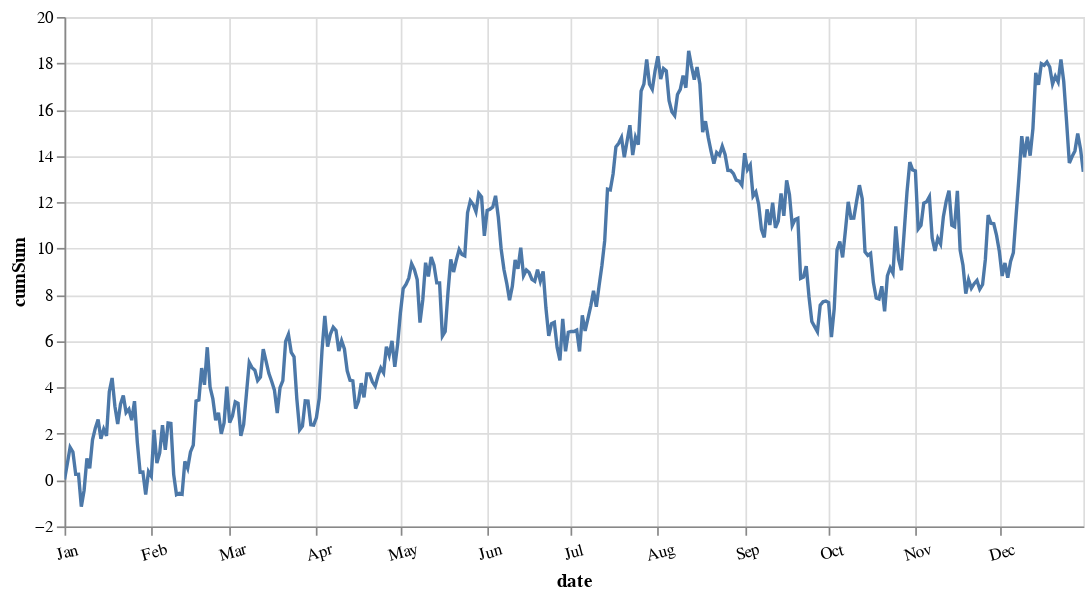

This figure's notebook cell:
### Code cell
chart = alt.Chart(df.reset_index(), width=600).mark_line().encode(
    x=alt.X("index:T", axis=alt.Axis(format="%b", formatType="time",
                                     labelAlign="center", labelAngle=-15,
                                     labelFontSize=10, labelPadding=5,
                                     title="date")),
    y=alt.Y("cumSum"),
    tooltip=[alt.Tooltip("index", title="date"), alt.Tooltip("cumSum", title="累计")]
).interactive()

chart

### Figure 1 — Vega-Lite specification as saved in the notebook (floating-point values rounded to 4 significant figures; data arrays with more than 128 entries replaced by an {"elided": "..."} marker saying what was removed)
{"config": {"view": {"continuousWidth": 300, "continuousHeight": 300}}, "data": {"name": "data-69474f9f001adbe3c59a8fca42dea06d"}, "mark": {"type": "line"}, "encoding": {"tooltip": [{"field": "index", "title": "date", "type": "temporal"}, {"field": "cumSum", "title": "累计", "type": "quantitative"}], "x": {"axis": {"format": "%b", "formatType": "time", "labelAlign": "center", "labelAngle": -15, "labelFontSize": 10, "labelPadding": 5, "title": "date"}, "field": "index", "type": "temporal"}, "y": {"field": "cumSum", "type": "quantitative"}}, "params": [{"name": "param_2", "select": {"type": "interval", "encodings": ["x", "y"]}, "bind": "scales"}], "width": 600, "$schema": "https://vega.github.io/schema/vega-lite/v5.16.3.json", "datasets": {"data-69474f9f001adbe3c59a8fca42dea06d": {"elided": "365 records"}}}
